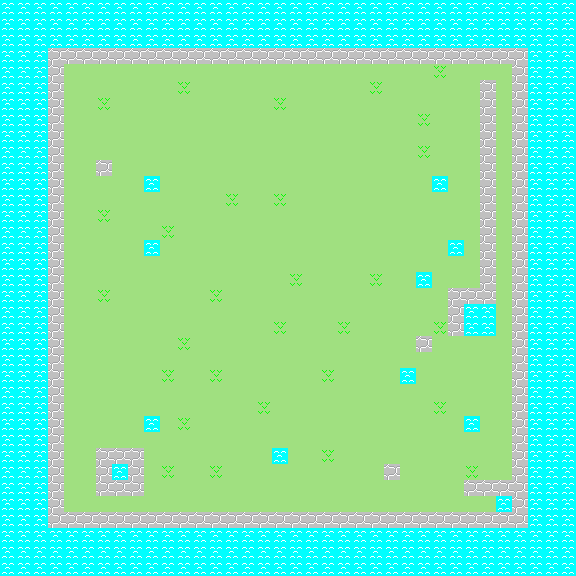

Tiled map render using the project's own tile images. Description and the map definition, with tile-layer contents summarised, below:
An orthogonal 36x36 tile map with 16x16 px tiles, 3 tile layers (背景, 障害物, 装飾) and 7 objects (壊せる壁, モンスター, NPC, プレイヤー, ブラックソード, ...).

<map version="1.9" tiledversion="1.9.0" orientation="orthogonal" renderorder="right-down" width="36" height="36" tilewidth="16" tileheight="16" infinite="0" nextlayerid="7" nextobjectid="10">
 <tileset firstgid="1" name="16" tilewidth="16" tileheight="16" tilecount="32" columns="8">
  <image source="16.png" width="128" height="64" />
 </tileset>
 <layer id="1" name="背景" width="36" height="36">
  <data>[1296 cells, 1296 non-empty, 1 distinct tile ids]</data>
 </layer>
 <layer id="2" name="障害物" width="36" height="36">
  <data>[1296 cells, 559 non-empty, 2 distinct tile ids]</data>
 </layer>
 <layer id="3" name="装飾" width="36" height="36">
  <data>[1296 cells, 29 non-empty, 1 distinct tile ids]</data>
 </layer>
 <objectgroup id="4" name="敵対">
  <object id="6" name="壊せる壁" gid="12" x="464" y="512" width="16" height="16" />
  <object id="7" name="モンスター" gid="13" x="352" y="384" width="16" height="16" />
 </objectgroup>
 <objectgroup id="6" name="友好">
  <object id="5" name="NPC" gid="15" x="240" y="352" width="16" height="16" />
  <object id="2" name="プレイヤー" gid="1" x="288" y="304" width="16" height="16" />
 </objectgroup>
 <objectgroup id="5" name="アイテム">
  <object id="4" name="ブラックソード" gid="28" x="480" y="512" width="16" height="16" />
  <object id="3" name="ホワイトソード" gid="20" x="320" y="352" width="16" height="16" />
  <object id="8" name="ゴール" gid="8" x="288" y="320" width="16" height="16" />
 </objectgroup>
</map>